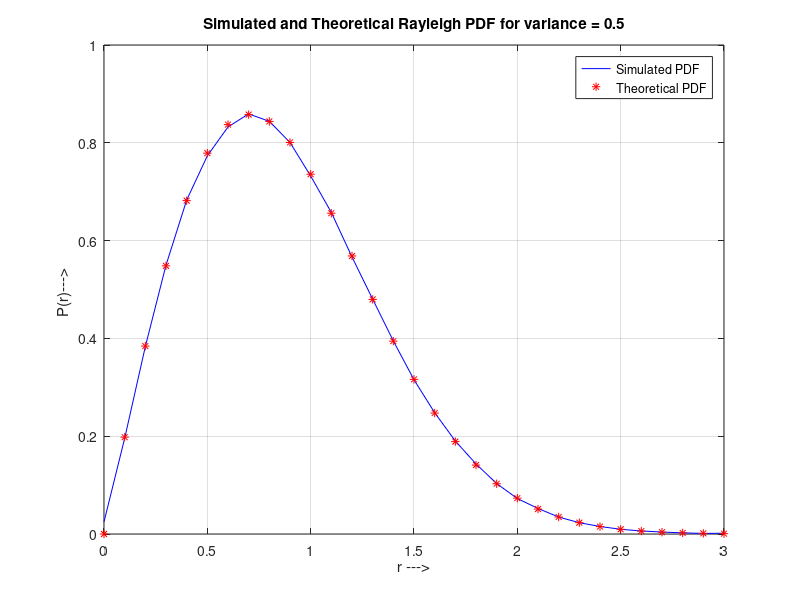
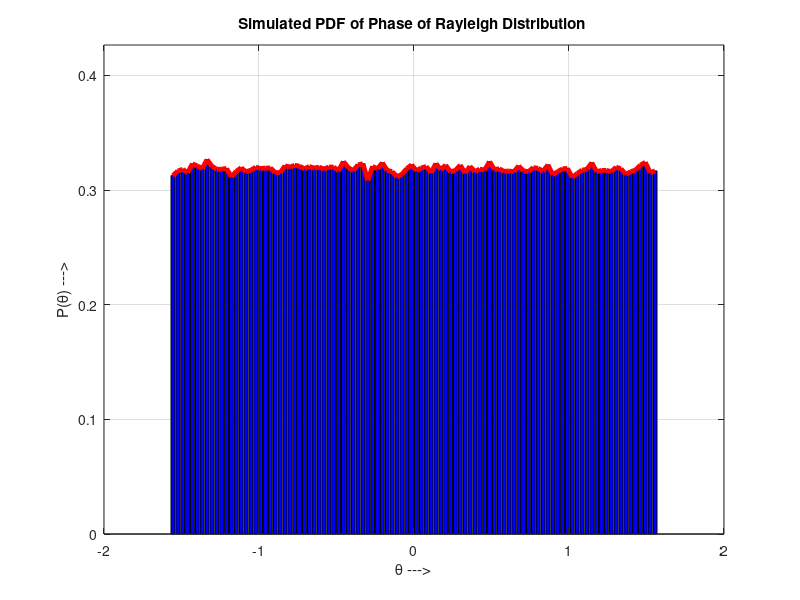

The MATLAB script that drew these images, in order:

%----------Input Section----------------
N=1000000; %Number of samples to generate 
variance = 0.5; % Variance of underlying Gaussian random variables 
%---------------------------------------
%Independent Gaussian random variables with zero mean and unit variance 
x = randn(1, N); 
y = randn(1, N); 
%Rayleigh fading envelope with the desired variance 
r = sqrt(variance*(x.^2 + y.^2)); 
%Define bin steps and range for histogram plotting 
step = 0.1; 
range = 0:step:3; 
%Get histogram values and approximate it to get the pdf curve 
h = hist(r, range); 
approxPDF = h/(step*sum(h)); %Simulated PDF from the x and y samples
%Theoritical PDF from the Rayleigh Fading equation 
theoretical = (range/variance).*exp(-range.^2/(2*variance)); 
plot(range, approxPDF,'b', range, theoretical,'r*'); 
title('Simulated and Theoretical Rayleigh PDF for variance = 0.5') 
legend('Simulated PDF','Theoretical PDF') 
xlabel('r --->'); 
ylabel('P(r)---> '); 
grid; 
%PDF of phase of the Rayleigh envelope 
theta = atan(y./x); 
figure(2) 
hist(theta); %Plot histogram of the phase part 
%Approximate the histogram of the phase part to a nice PDF curve 
[counts,range] = hist(theta,100); 
step=range(2)-range(1); 
%Normalizing the PDF to match theoretical curve 
approxPDF = counts/(step*sum(counts)); %Simulated PDF from the x and y samples 
bar(range, approxPDF,'b'); 
hold on 
plotHandle=plot(range, approxPDF,'r'); 
set(plotHandle,'LineWidth',3.5); 
axis([-2 2 0 max(approxPDF)+0.1]) 
hold off 
title('Simulated PDF of Phase of Rayleigh Distribution '); 
xlabel('\theta --->'); 
ylabel('P(\theta) --->'); 
grid;
